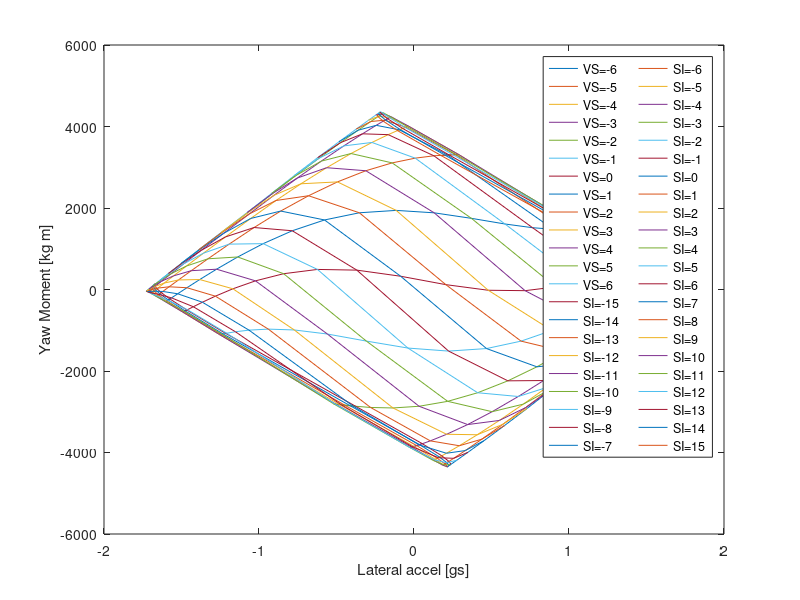

MATLAB code to generate this figure:
clear all
clc

g=9.81; %m/s^2

l = 1.53; %longitud cotxe
a = 0.86; %anterior car.a = 0.78; Distancia ruedas del a cg 
b = l-a; %Distancia ruedas tras a cg
Tf = 1.25; %Trackwidth front
Tr = 1.15; %Trackwidth rear
weight = 235+86; %Pes
Zrf=0.05001; %Roll center front
Zrr=0.08699; %Roll center rear
H=0.229651;
Kf= 352.41; %roll stiffnes front maxima ajustabilidad +150 de lo que de el muelle
Kr= 296.70; %roll stiffnes rear maxima ajustabilidad +250 de lo que de el muelle
h= 0.3; 
copx = 0.84; % centre de pressions
lambdaHy=1;
lambdaVy=1;
lambdauy=0.59; %scaling factor
lambdaKygamma=1;
lambdaCy=1;
lambdaEy=1;
lambdaKyalpha=1;
lambdaKygamma=1;
PF=0.75; %Front pressure Bar
PR=0.75; %Rrear pressure Bar
gammaF0=-1.5; %Front Camber deg en negatiu
gammaR0=-1; %Rear Camber deg en negatiu

%Propietats del neumàtic
PCY1 = 1.5000; %shape factor (Afilar cantonades i estirar i atxatar)
PDY1 = 2.4360; %estirar o aixafar gràfica
PDY2 = -0.3628;
PDY3 = 10;
PEY1 = -0.0286; %afilar cantonades
PEY2 = 0.0113;
PEY3 = -0.2863; %en negatiu s'afila la dreta i en postiu l'esquerra
PEY4 = 32.0364;
PEY5 = -4.6821e+03;
PKY1 = -35.2758;
PKY2 = 1.7514; %rotar sobre el centre antihorari
PKY3 = 1.0000; 
PKY4 = 2.0000; 
PKY5 = -1.6874; 
PKY6 = 3.5692;
PKY7 = 1.9296;
PHY1 = 0.0043; %Desplaçar lateralment
PHY2 = 0; %Desplaçar lateralment
PVY1 = -0.0216; %pujar i baixar la grafica sencera
PVY2 = 0; %pujar i baixar la grafica sencera
PVY3 = 0.6492; %pujar i baixar la grafica sencera
PVY4 = 2.1293;
PPY1 = 0.2239; 
PPY2 = 0.9444;
PPY3 = -0.9607;
PPY4 = -2;
PPY5 = 0.0000;
Fz0 = 1080;
P0=0.97;
%Turn slip
z0=1;
z1=1;
z2=1;
z3=1;
z4=1;

%Ecuacio MZ(SA) Regressio 
a0m =       2.107;
a1m =      -3.933;
b1m =       61.61;
a2m =     -0.4837;
b2m =       10.06;
a3m =      0.7475;
b3m =        7.31;
a4m =      0.4277;
b4m =      -0.423;
a5m =       1.124;
b5m =       3.801;
wm =      0.2417;

MZ=@(SA)  a0m + a1m*cos(SA*wm) + b1m*sin(SA*wm) + a2m*cos(2*SA*wm) + b2m*sin(2*SA*wm) + a3m*cos(3*SA*wm) + b3m*sin(3*SA*wm) + a4m*cos(4*SA*wm) + b4m*sin(4*SA*wm) + a5m*cos(5*SA*wm) + b5m*sin(5*SA*wm);


%%%%%%%%%%%%%%%%%%%%%%%%%%%%%%%%%%%%%%%%%

%Imputs
V=50; %velocitat en X en km/h
deltadg=-15:1:15; %Steering angles en graus
SI=deltadg'.*pi/180; %Steering angle en rad
Betadg=-6:1:6; %Slip angle en graus
VS=Betadg'.*pi/180; %Slip angle rad
sliplim=17*pi/180; %Limit slip angle


%Izz=car.weight*(a^2+car.h^2); %Moment inercia
df=2.3*((V/3.6)^2) %Down Force
dfR=(df*copx)/l %dfR=df*copx/(1.53*2); Down Force front
dfF=df-dfR %dfF=df*(1.53-copx)/(1.53*2); Down Force rear
%Vy=(V./3.6)*tan(VS);
Wf=g*weight*b/l
Wr=g*weight*a/l


for i = 1:length(SI);
    for j = 1:length(VS);
        Vy(j)=(V/3.6).*VS(j); 
        w(i,j)=0;
        Ay(i,j)=0;
        for k=1:10     
            
            alphaFL(i,j)=((tan(VS(j))*(V/3.6))+(w(i,j)*a))./((V/3.6)-w(i,j)*Tf/2)-SI(i); %slip angle front left en rad
            if alphaFL(i,j)>sliplim;
                alphaFL(i,j)=sliplim;
            elseif alphaFL(i,j)<-sliplim;
                alphaFL(i,j)=-sliplim;
            end
            
            alphaFR(i,j)=((tan(VS(j))*(V/3.6))+(w(i,j)*a))./((V/3.6)+w(i,j)*Tf/2)-SI(i); %slip angle front right en rad
            if alphaFR(i,j)>sliplim;
                alphaFR(i,j)=sliplim;
            elseif alphaFR(i,j)<-sliplim;
                alphaFR(i,j)=-sliplim;
            end
            
            alphaRL(i,j)=((tan(VS(j))*(V/3.6))-(w(i,j)*b))./((V/3.6)-w(i,j)*Tr/2); %slip angle rear left en rad           
            if alphaRL(i,j)>sliplim;
                alphaRL(i,j)=sliplim;
            elseif alphaRL(i,j)<-sliplim;
                alphaRL(i,j)=-sliplim;
            end
            
            alphaRR(i,j)=((tan(VS(j))*(V/3.6))-(w(i,j)*b))./((V/3.6)+w(i,j)*Tr/2); %slip angle rear right en rad
            if alphaRR(i,j)>sliplim;
                alphaRR(i,j)=sliplim;
            elseif alphaRR(i,j)<-sliplim;
                alphaRR(i,j)=-sliplim;
            end
            
            %Weight transfer
            WF(i,j)=Ay(i,j)*((g*weight/Tf)*((H*Kf/(Kf+Kr))+(b*Zrf/l))); %weight transfer front (La Ay es en g)
            WR(i,j)=Ay(i,j)*((g*weight/Tr)*((H*Kr/(Kf+Kr))+(a*Zrr/l))); %weight transfer rear (La Ay es en g)
            
            WFL(i,j)=WF(i,j);
            WFR(i,j)=-WF(i,j);
            WRL(i,j)=WR(i,j);
            WRR(i,j)=-WR(i,j);
            
            %Camber variation
            rollangle(i,j)=Ay(i,j)*weight*g*H/(Kr+Kf);
            gammaFL(i,j)=abs((gammaF0+0.55333*rollangle(i,j))*pi/180); %rollangle i camber en deg 
            gammaFR(i,j)=abs((gammaF0-0.55333*rollangle(i,j))*pi/180); %rollangle i camber en deg 
            gammaRL(i,j)=abs((gammaR0+0.55333*rollangle(i,j))*pi/180); %rollangle i camber en deg 
            gammaRR(i,j)=abs((gammaR0-0.55333*rollangle(i,j))*pi/180); %rollangle i camber en deg 
            
            
            %Front Left wheel
            FzFL(i,j) = (Wf/2)+(WFL(i,j))+dfF/2;
            dfzFL(i,j)=(FzFL(i,j)-Fz0)./Fz0;
            dpiFL=(PF-P0)/P0;
            Shy0FL(i,j)=(PHY1+PHY2*dfzFL(i,j))*lambdaHy;
            Svy0FL(i,j)=FzFL(i,j)*(PVY1+PVY2*dfzFL(i,j))*lambdaVy*lambdauy*z2;
            SvygammaFL(i,j)=FzFL(i,j)*(PVY3+PVY4*dfzFL(i,j))*gammaFL(i,j)*lambdaKygamma*lambdauy*z2;
            SvyFL(i,j)=Svy0FL(i,j)+SvygammaFL(i,j);
            Kygamma0FL(i,j)=(PKY6+PKY7*dfzFL(i,j))*FzFL(i,j)*lambdaKygamma*(1+PPY5*dpiFL);
            Kyalpha0FL(i,j)=PKY1*Fz0*(1+PPY1*dpiFL)*sin(PKY4*atan(FzFL(i,j)/((PKY2*Fz0*(1+PPY2*dpiFL)))))*lambdaKyalpha;
            KyalphaFL(i,j)=PKY1*Fz0*(1+PPY1*dpiFL)*sin(PKY4*atan(FzFL(i,j)/((PKY2+PKY5*gammaFL(i,j)^2)*Fz0*(1+PPY2*dpiFL))))*(1-PKY3*abs(gammaFL(i,j)))*lambdaKyalpha*z3;
            ShygammaFL(i,j)=((Kygamma0FL(i,j)*gammaFL(i,j)-SvygammaFL(i,j))/KyalphaFL(i,j))*z0+z4-1;
            ShyFL(i,j)=Shy0FL(i,j)+ShygammaFL(i,j);
            alphayFL(i,j)=-(alphaFL(i,j)+ShyFL(i,j));
            CyFL(i,j)=PCY1*lambdaCy;
            uyFL(i,j)=(PDY1+PDY2*dfzFL(i,j))*(1+PPY3*dpiFL+PPY4*dpiFL^2)*(1-PDY3*gammaFL(i,j)^2)*lambdauy;
            DyFL(i,j)=uyFL(i,j)*FzFL(i,j)*z2;
            EyFL(i,j)=(PEY1+PEY2*dfzFL(i,j))*(1+PEY5*gammaFL(i,j)^2-(PEY3+PEY4*gammaFL(i,j))*sign(alphayFL(i,j)))*lambdaEy;
            ByFL(i,j)=KyalphaFL(i,j)/(CyFL(i,j)*DyFL(i,j));
            FypFL(i,j)=DyFL(i,j)*sin(CyFL(i,j)*atan(ByFL(i,j)*alphayFL(i,j)-EyFL(i,j).*(ByFL(i,j)*alphayFL(i,j)-atan(ByFL(i,j)*alphayFL(i,j)))))+SvyFL(i,j);
            %MF61Y:
            Gxalpha=1; %combined slip weiht function
            Svyk=0; %combined slip braking included
            FyFL(i,j)=-Gxalpha*FypFL(i,j)+Svyk;
            
            
            %Front Right wheel
            FzFR(i,j) = (Wf/2)+(WFR(i,j))+dfF/2;
            dfzFR(i,j)=(FzFR(i,j)-Fz0)./Fz0;
            dpiFR=(PF-P0)/P0;
            Shy0FR(i,j)=(PHY1+PHY2*dfzFR(i,j))*lambdaHy;
            Svy0FR(i,j)=FzFR(i,j)*(PVY1+PVY2*dfzFR(i,j))*lambdaVy*lambdauy*z2;
            SvygammaFR(i,j)=FzFR(i,j)*(PVY3+PVY4*dfzFR(i,j))*gammaFR(i,j)*lambdaKygamma*lambdauy*z2;
            SvyFR(i,j)=Svy0FR(i,j)+SvygammaFR(i,j);
            Kygamma0FR(i,j)=(PKY6+PKY7*dfzFR(i,j))*FzFR(i,j)*lambdaKygamma*(1+PPY5*dpiFR);
            Kyalpha0FR(i,j)=PKY1*Fz0*(1+PPY1*dpiFR)*sin(PKY4*atan(FzFR(i,j)/((PKY2*Fz0*(1+PPY2*dpiFR)))))*lambdaKyalpha;
            KyalphaFR(i,j)=PKY1*Fz0*(1+PPY1*dpiFR)*sin(PKY4*atan(FzFR(i,j)/((PKY2+PKY5*gammaFR(i,j)^2)*Fz0*(1+PPY2*dpiFR))))*(1-PKY3*abs(gammaFR(i,j)))*lambdaKyalpha*z3;
            ShygammaFR(i,j)=((Kygamma0FR(i,j)*gammaFR(i,j)-SvygammaFR(i,j))/KyalphaFR(i,j))*z0+z4-1;
            ShyFR(i,j)=Shy0FR(i,j)+ShygammaFR(i,j);
            alphayFR(i,j)=alphaFR(i,j)+ShyFR(i,j);
            CyFR(i,j)=PCY1*lambdaCy;
            uyFR(i,j)=(PDY1+PDY2*dfzFR(i,j))*(1+PPY3*dpiFR+PPY4*dpiFR^2)*(1-PDY3*gammaFR(i,j)^2)*lambdauy;
            DyFR(i,j)=uyFR(i,j)*FzFR(i,j)*z2;
            EyFR(i,j)=(PEY1+PEY2*dfzFR(i,j))*(1+PEY5*gammaFR(i,j)^2-(PEY3+PEY4*gammaFR(i,j))*sign(alphayFR(i,j)))*lambdaEy;
            ByFR(i,j)=KyalphaFR(i,j)/(CyFR(i,j)*DyFR(i,j));
            FypFR(i,j)=DyFR(i,j)*sin(CyFR(i,j)*atan(ByFR(i,j)*alphayFR(i,j)-EyFR(i,j).*(ByFR(i,j)*alphayFR(i,j)-atan(ByFR(i,j)*alphayFR(i,j)))))+SvyFR(i,j);
            %MF61Y:
            Gxalpha=1;%conbined slip weiht function
            Svyk=0;%conbined slip braking included
            FyFR(i,j)=Gxalpha*FypFR(i,j)+Svyk;
            
            
            %Rear Left wheel
            FzRL(i,j) = (Wr/2)+WRL(i,j)+dfR/2;
            dfzRL(i,j)=(FzRL(i,j)-Fz0)./Fz0;
            dpiRL=(PR-P0)/P0;
            Shy0RL(i,j)=(PHY1+PHY2*dfzRL(i,j))*lambdaHy;
            Svy0RL(i,j)=FzRL(i,j)*(PVY1+PVY2*dfzRL(i,j))*lambdaVy*lambdauy*z2;
            SvygammaRL(i,j)=FzRL(i,j)*(PVY3+PVY4*dfzRL(i,j))*gammaRL(i,j)*lambdaKygamma*lambdauy*z2;
            SvyRL(i,j)=Svy0RL(i,j)+SvygammaRL(i,j);
            Kygamma0RL(i,j)=(PKY6+PKY7*dfzRL(i,j))*FzRL(i,j)*lambdaKygamma*(1+PPY5*dpiRL);
            Kyalpha0RL(i,j)=PKY1*Fz0*(1+PPY1*dpiRL)*sin(PKY4*atan(FzRL(i,j)/((PKY2*Fz0*(1+PPY2*dpiRL)))))*lambdaKyalpha;
            KyalphaRL(i,j)=PKY1*Fz0*(1+PPY1*dpiRL)*sin(PKY4*atan(FzRL(i,j)/((PKY2+PKY5*gammaRL(i,j)^2)*Fz0*(1+PPY2*dpiRL))))*(1-PKY3*abs(gammaRL(i,j)))*lambdaKyalpha*z3;
            ShygammaRL(i,j)=((Kygamma0RL(i,j)*gammaRL(i,j)-SvygammaRL(i,j))/KyalphaRL(i,j))*z0+z4-1;
            ShyRL(i,j)=Shy0RL(i,j)+ShygammaRL(i,j);
            alphayRL(i,j)=-(alphaRL(i,j)+ShyRL(i,j));
            CyRL(i,j)=PCY1*lambdaCy;
            uyRL(i,j)=(PDY1+PDY2*dfzRL(i,j))*(1+PPY3*dpiRL+PPY4*dpiRL^2)*(1-PDY3*gammaRL(i,j)^2)*lambdauy;
            DyRL(i,j)=uyRL(i,j)*FzRL(i,j)*z2;
            EyRL(i,j)=(PEY1+PEY2*dfzRL(i,j))*(1+PEY5*gammaRL(i,j)^2-(PEY3+PEY4*gammaRL(i,j))*sign(alphayRL(i,j)))*lambdaEy;
            ByRL(i,j)=KyalphaRL(i,j)/(CyRL(i,j)*DyRL(i,j));
            FypRL(i,j)=DyRL(i,j)*sin(CyRL(i,j)*atan(ByRL(i,j)*alphayRL(i,j)-EyRL(i,j).*(ByRL(i,j)*alphayRL(i,j)-atan(ByRL(i,j)*alphayRL(i,j)))))+SvyRL(i,j);
            %MF61Y:
            Gxalpha=1;%conbined slip weiht function
            Svyk=0;%conbined slip braking included
            FyRL(i,j)=-Gxalpha*FypRL(i,j)+Svyk;
            
            
            %Rear Right wheel
            FzRR(i,j) =(Wr/2)+(WRR(i,j))+dfR/2;
            dfzRR(i,j)=(FzRR(i,j)-Fz0)./Fz0;
            dpiRR=(PR-P0)/P0;
            Shy0RR(i,j)=(PHY1+PHY2*dfzRR(i,j))*lambdaHy;
            Svy0RR(i,j)=FzRR(i,j)*(PVY1+PVY2*dfzRR(i,j))*lambdaVy*lambdauy*z2;
            SvygammaRR(i,j)=FzRR(i,j)*(PVY3+PVY4*dfzRR(i,j))*gammaRR(i,j)*lambdaKygamma*lambdauy*z2;
            SvyRR(i,j)=Svy0RR(i,j)+SvygammaRR(i,j);
            Kygamma0RR(i,j)=(PKY6+PKY7*dfzRR(i,j))*FzRR(i,j)*lambdaKygamma*(1+PPY5*dpiRR);
            Kyalpha0RR(i,j)=PKY1*Fz0*(1+PPY1*dpiRR)*sin(PKY4*atan(FzRR(i,j)/((PKY2*Fz0*(1+PPY2*dpiRR)))))*lambdaKyalpha;
            KyalphaRR(i,j)=PKY1*Fz0*(1+PPY1*dpiRR)*sin(PKY4*atan(FzRR(i,j)/((PKY2+PKY5*gammaRR(i,j)^2)*Fz0*(1+PPY2*dpiRR))))*(1-PKY3*abs(gammaRR(i,j)))*lambdaKyalpha*z3;
            ShygammaRR(i,j)=((Kygamma0RR(i,j)*gammaRR(i,j)-SvygammaRR(i,j))/KyalphaRR(i,j))*z0+z4-1;
            ShyRR(i,j)=Shy0RR(i,j)+ShygammaRR(i,j);
            alphayRR(i,j)=alphaRR(i,j)+ShyRR(i,j);
            CyRR(i,j)=PCY1*lambdaCy;
            uyRR(i,j)=(PDY1+PDY2*dfzRR(i,j))*(1+PPY3*dpiRR+PPY4*dpiRR^2)*(1-PDY3*gammaRR(i,j)^2)*lambdauy;
            DyRR(i,j)=uyRR(i,j)*FzRR(i,j)*z2;
            EyRR(i,j)=(PEY1+PEY2*dfzRR(i,j))*(PEY5*gammaRR(i,j)^2-(PEY3+PEY4*gammaRR(i,j))*sign(alphayRR(i,j)))*lambdaEy;
            ByRR(i,j)=KyalphaRR(i,j)/(CyRR(i,j)*DyRR(i,j));
            FypRR(i,j)=DyRR(i,j)*sin(CyRR(i,j)*atan(ByRR(i,j)*alphayRR(i,j)-EyRR(i,j).*(ByRR(i,j)*alphayRR(i,j)-atan(ByRR(i,j)*alphayRR(i,j)))))+SvyRR(i,j);
            %MF61Y:
            Gxalpha=1;%conbined slip weiht function
            Svyk=0;%conbined slip braking included
            FyRR(i,j)=Gxalpha*FypRR(i,j)+Svyk;
            
            
            Izz(i,j)=(a/l)*(FzFL(i,j)+FzFR(i,j))*a^2+(b/l)*(FzRR(i,j)+FzRL(i,j))*b^2;
            Ay(i,j)=(FyFL(i,j)*(cos(SI(i)))+FyFR(i,j)*(cos(SI(i)))+(FyRR(i,j)+FyRL(i,j)))/(weight*g); %Acceleracio lateral o centripeta en g
            %Ay(i,j)=(FyFL(i,j)*(cos(SI(i)-alphaFL(i,j)))+FyFR(i,j)*(cos(SI(i)-alphaFR(i,j)))+(FyRR(i,j)+FyRL(i,j)))/(weight*g); %Acceleracio lateral o centripeta
            YawMoment(i,j)=(FyFL(i,j).*cos(SI(i))+FyFR(i,j).*cos(SI(i)))*a-(FyRR(i,j)+FyRL(i,j))*b+MZ(alphaFL(i,j))+MZ(alphaFR(i,j))+MZ(alphaRL(i,j))+MZ(alphaRR(i,j));
            %YawMoment(i,j)=(FyFL(i,j).*cos(SI(i)-alphaFL(i,j))+FyFR(i,j).*cos(SI(i)-alphaFL(i,j)))*a-(FyRR(i,j)+FyRL(i,j))*b-MZ(alphaFL(i,j))-MZ(alphaFR(i,j))-MZ(alphaRL(i,j))-MZ(alphaRR(i,j));
            YawAccel(i,j)=YawMoment(i,j)./Izz(i,j)*180/pi;
            w(i,j)=Ay(i,j)*g/(V/3.6);
            %R=Ay(i,j)./(w^2);
        end
    end
end
[M,N]=size(YawMoment);


%Plotting Yaw Moment versus Lateral Acceleration
figure
for i=1:N
    plot(Ay(:,i),YawMoment(:,i))
    hold on
end

for i=1:M
    plot(Ay(i,:),YawMoment(i,:))
    hold on
end
% legendCell_VS = cellstr(num2str(VS', 'VS=%-d'));
% legendCell_SI = cellstr(num2str(SI', 'SI=%-d'));
% legend([legendCell_VS;legendCell_SI], 'NumColumns',2)
xlabel('Lateral accel [gs]')
ylabel('Yaw Moment [kg m]')
legendCell_VS = cellstr(num2str(VS*180/pi, 'VS=%-d'));
legendCell_SI = cellstr(num2str(SI*180/pi, 'SI=%-d'));
legend([legendCell_VS;legendCell_SI], 'NumColumns',2)

%{
figure
for i=1:N
    plot(Ay(:,i)/g,YawAccel(:,i))
    hold on
end
for i=1:M
    plot(Ay(i,:)/g,YawAccel(i,:))
    hold on
end
legendCell_VS = cellstr(num2str(VS', 'VS=%-d'));
legendCell_SI = cellstr(num2str(SI', 'SI=%-d'));
legend([legendCell_VS;legendCell_SI], 'NumColumns',2)
xlabel('Lateral accel [gs]')
ylabel('Yaw Accel [deg/s^2]')
%}


